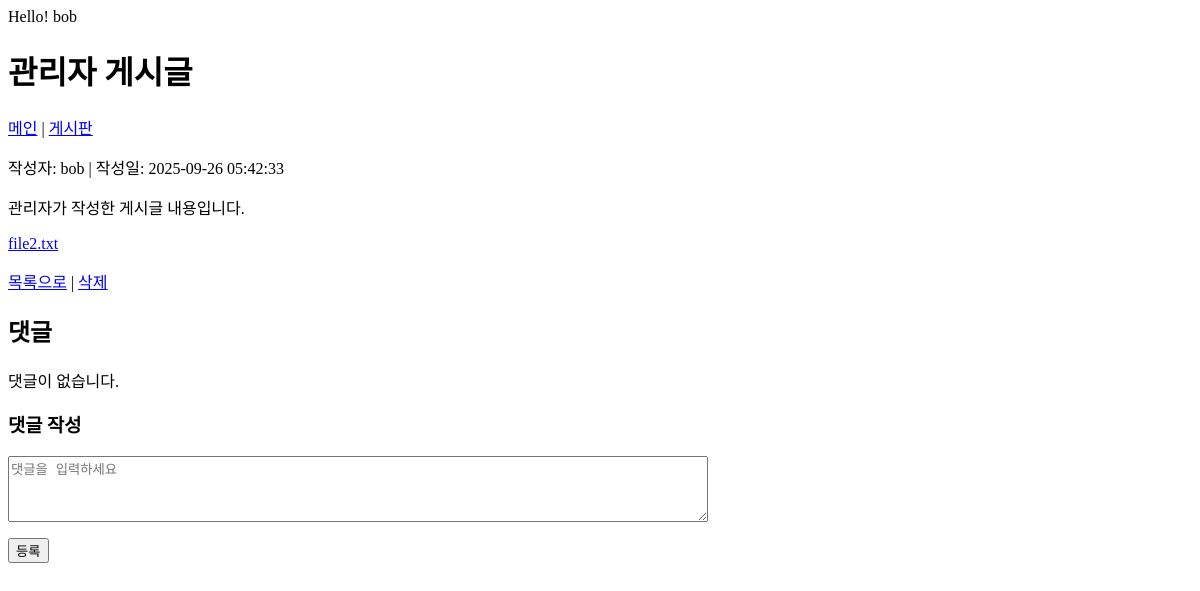
/board/view.php?id=2 (signed in), run on an earlier commit of the app's database.
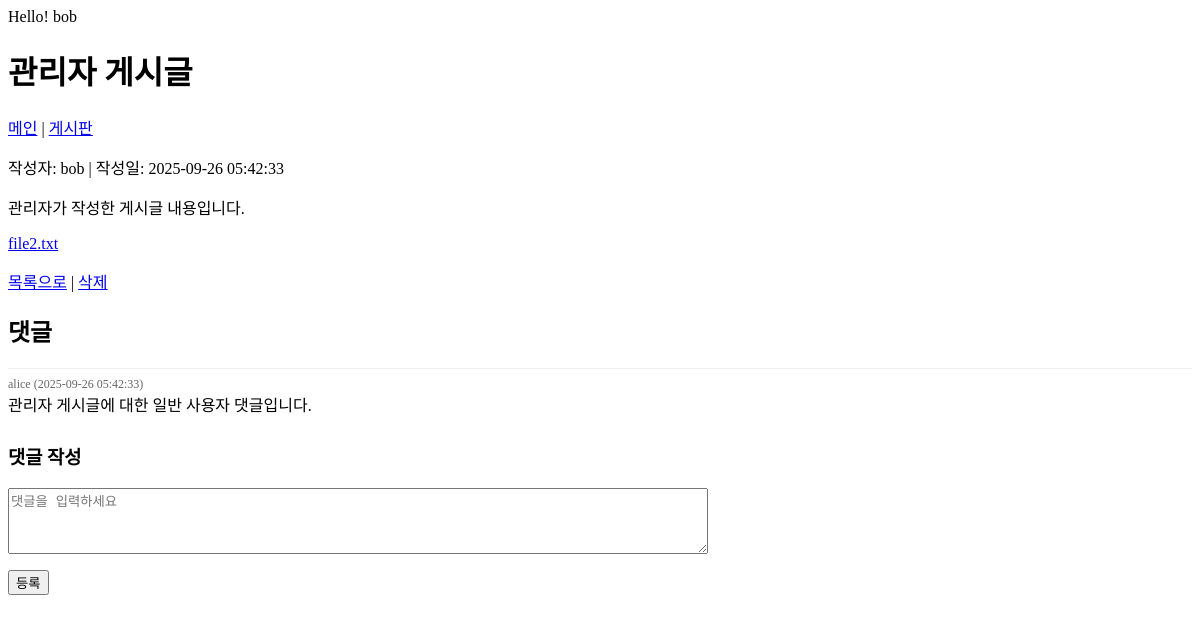
And on a later commit of the database.
### tables this page shows
CREATE TABLE comments (
    id INT AUTO_INCREMENT PRIMARY KEY,
    post_id INT NOT NULL,
    user_id INT NOT NULL,
    content TEXT NOT NULL,
    created_at TIMESTAMP DEFAULT CURRENT_TIMESTAMP,
    FOREIGN KEY (post_id) REFERENCES posts(id) ON DELETE CASCADE,
    FOREIGN KEY (user_id) REFERENCES users(id) ON DELETE CASCADE
);

CREATE TABLE users (
    id INT AUTO_INCREMENT PRIMARY KEY,
    username VARCHAR(50) NOT NULL UNIQUE,
    email VARCHAR(100) NOT NULL UNIQUE,
    password VARCHAR(255) NOT NULL,
    profile VARCHAR(255) DEFAULT NULL,
    role ENUM('user','admin') NOT NULL DEFAULT 'user',
    created_at TIMESTAMP DEFAULT CURRENT_TIMESTAMP
);

### board/view.php (the view, shortened to what this page needs)
<?php
require_once '../config.php';
include '../header.php';
$post_id = (int)($_GET['id'] ?? 0);
$sql = "SELECT p.*, u.username, u.role AS author_role
        FROM posts p JOIN users u ON p.user_id = u.id
        WHERE p.id = $post_id";
$result = $pdo->query($sql);
$post = $result->fetch();
$myId   = $_SESSION['user_id'] ?? 0;
$myRole = $_SESSION['role'] ?? 'user';
$isOwner  = ($myId == (int)$post['user_id']);
$isAdmin  = ($myRole === 'admin');
$comments = $pdo->query("
    SELECT c.id, c.content, c.created_at, c.user_id, u.username
    FROM comments c JOIN users u ON c.user_id = u.id
    WHERE c.post_id = $post_id
    ORDER BY c.created_at ASC
")->fetchAll();
?>
<!DOCTYPE html>
<html>
<head>
</head>
<body>
    <h1><?= htmlspecialchars($post['title'], ENT_QUOTES, 'UTF-8') ?></h1>
    <p>
        <a href="index.php">메인</a> |
        <a href="board.php">게시판</a>
    </p>
    <p>작성자: <?= htmlspecialchars($post['username'], ENT_QUOTES, 'UTF-8') ?>
       | 작성일: <?= htmlspecialchars($post['created_at'], ENT_QUOTES, 'UTF-8') ?>
    </p>
    <div>
        <?= nl2br(htmlspecialchars($post['content'], ENT_QUOTES, 'UTF-8')) ?>
    </div>
    <?php if($post['filename']): ?>
        <p><a href="uploads/<?= htmlspecialchars($post['filename'], ENT_QUOTES, 'UTF-8')?>" download>
            <?= htmlspecialchars($post['filename'], ENT_QUOTES, 'UTF-8')?>
        </a></p>
    <?php endif; ?>
    <p>
        <a href="board.php">목록으로</a> |
        <?php if ($isOwner || $isAdmin): ?>
          <a href="delete.php?id=<?= (int)$post['id']; ?>" onclick="return confirm('정말 삭제하시겠습니까?')">삭제</a>
        <?php endif; ?>
    </p>
    <h2>댓글</h2>
    <?php if ($comments): ?>
      <?php foreach ($comments as $c): ?>
        <div class="comment">
          <div class="meta">
            <?= htmlspecialchars($c['username'], ENT_QUOTES, 'UTF-8') ?>
            (<?= htmlspecialchars($c['created_at'], ENT_QUOTES, 'UTF-8') ?>)
          </div>
          <div class="body">
            <?= nl2br(htmlspecialchars($c['content'], ENT_QUOTES, 'UTF-8')) ?>
          </div>
        </div>
      <?php endforeach; ?>
    <?php else: ?>
      <p class="muted">댓글이 없습니다.</p>
    <?php endif; ?>
    <?php if (isset($_SESSION['user_id'])): ?>
      <h3>댓글 작성</h3>
      <form method="post">
        <p>
          <textarea name="comment_content" rows="4" placeholder="댓글을 입력하세요"></textarea>
        </p>
        <p><button type="submit">등록</button></p>
      </form>
    <?php else: ?>
      <p class="muted">댓글 작성은 로그인 후 가능합니다.</p>
    <?php endif; ?>
</body>
</html>

What changed in the data, as far as the page shows it:
added comments: user.username "alice", created_at "2025-09-26 05:42:33", content "관리자 게시글에 대한 일반 사용자 댓글입니다."
Also different on the page:
text no longer shown: "댓글이 없습니다."
